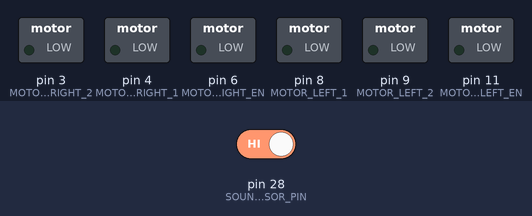
This sketch was run on a simulated Arduino Mega 2560, built with avr-gcc and run on an emulated ATmega2560. Parts: switched loads named in the sketch (green lamp = pin HIGH). The test bench sets the inputs (shaded band); at power-on: pin 28 (SOUND_SENSOR_PIN) HIGH.

Above: at 1.2 s.
1.3 s: pin 28 (SOUND_SENSOR_PIN) driven LOW
At 2.5 s:
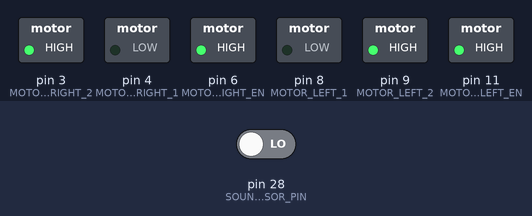
4.3 s: pin 28 (SOUND_SENSOR_PIN) driven HIGH
At 5.1 s:
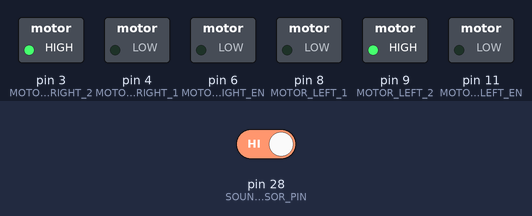
5.8 s: pin 28 (SOUND_SENSOR_PIN) driven LOW
At 7.1 s:
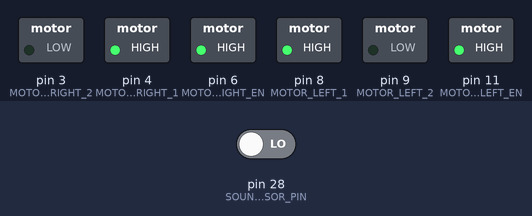
Timing chart, 0 to 14.8 s (numbered marks = the images above; inputs shaded):
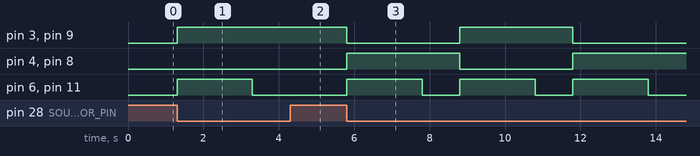

The sketch:

robot_roach.ino
```cpp
// Робот Машинка в роли Таракана: убегает и прибегает на звук


// Ножки для моторов
#define MOTOR_LEFT_1 8
#define MOTOR_LEFT_2 9
#define MOTOR_LEFT_EN 11
#define MOTOR_RIGHT_1 4
#define MOTOR_RIGHT_2 3
#define MOTOR_RIGHT_EN 6

/**
 * Сенсор звука: сенсор подключен к входной ножке и
 * подает на нее сигнал:
 * 0, если сенсор обнаружил звук,
 * 1, если сенсор звук не слышит.
 */
#define SOUND_SENSOR_PIN 28

boolean run_forward = false;

void mleft_forward() {
    // задать направление
    digitalWrite(MOTOR_LEFT_1, HIGH);
    digitalWrite(MOTOR_LEFT_2, LOW);

    // включить моторы
    digitalWrite(MOTOR_LEFT_EN, HIGH);
}

void mleft_backward() {
    // задать направление
    digitalWrite(MOTOR_LEFT_1, LOW);
    digitalWrite(MOTOR_LEFT_2, HIGH);

    // включить моторы
    digitalWrite(MOTOR_LEFT_EN, HIGH);
}

void mleft_stop() {
    // выключить моторы
    digitalWrite(MOTOR_LEFT_EN, LOW);
}

void mright_forward() {
    // задать направление
    digitalWrite(MOTOR_RIGHT_1, HIGH);
    digitalWrite(MOTOR_RIGHT_2, LOW);

    // включить моторы
    digitalWrite(MOTOR_RIGHT_EN, HIGH);
}

void mright_backward() {
    // задать направление
    digitalWrite(MOTOR_RIGHT_1, LOW);
    digitalWrite(MOTOR_RIGHT_2, HIGH);

    // включить моторы
    digitalWrite(MOTOR_RIGHT_EN, HIGH);
}

void mright_stop() {
    // выключить моторы
    digitalWrite(MOTOR_RIGHT_EN, LOW);
}

void setup() {
    pinMode(MOTOR_LEFT_1, OUTPUT);
    pinMode(MOTOR_LEFT_2, OUTPUT);
    pinMode(MOTOR_LEFT_EN, OUTPUT);

    pinMode(MOTOR_RIGHT_1, OUTPUT);
    pinMode(MOTOR_RIGHT_2, OUTPUT);
    pinMode(MOTOR_RIGHT_EN, OUTPUT);

    // пин сенсора в режим ввода
    pinMode(SOUND_SENSOR_PIN, INPUT);

    // остановить моторы при старте
    mleft_stop();
    mright_stop();
}

void loop() {
    // Слышим звук - 2 секунды "бежим" назад, потом встаём;
    // на следующий звук бежим вперед, потом встаём и тп.

    // проверяем значение сенсора
    if(digitalRead(SOUND_SENSOR_PIN) == 0) {
        // сенсор сработал - бежим 2 секунды
        if(run_forward) {
            // вперед
            mleft_forward();
            mright_forward();
        } else {
            // назад
            mleft_backward();
            mright_backward();
        }
        // в следующий раз побежим обратно
        run_forward = !run_forward;

        // бежим 2 секунды
        delay(2000);

        // остановились
        mleft_stop();
        mright_stop();

        // подождем секунду стоя, чтобы сенсор не сработал
        // от звука моторов
        delay(1000);
    }
}
```

Measured:
- after the input at 1.3 s, pin 3 (MOTOR_RIGHT_2), pin 9 (MOTOR_LEFT_2): LOW → HIGH at once; pin 6 (MOTOR_RIGHT_EN), pin 11 (MOTOR_LEFT_EN): LOW → HIGH at once, → LOW 2.0 s later
- after the input at 4.3 s, pin 3 (MOTOR_RIGHT_2), pin 9 (MOTOR_LEFT_2): stays HIGH (without the input it goes to LOW after 0.00 s); pin 4 (MOTOR_RIGHT_1), pin 6 (MOTOR_RIGHT_EN), pin 8 (MOTOR_LEFT_1), pin 11 (MOTOR_LEFT_EN): stays LOW (without the input it goes to HIGH after 0.00 s)
- after the input at 5.8 s, pin 3 (MOTOR_RIGHT_2), pin 9 (MOTOR_LEFT_2): HIGH → LOW at once, → HIGH 3.0 s later, → LOW 3.0 s later; pin 4 (MOTOR_RIGHT_1), pin 8 (MOTOR_LEFT_1): LOW → HIGH at once, → LOW 3.0 s later, → HIGH 3.0 s later; pin 6 (MOTOR_RIGHT_EN), pin 11 (MOTOR_LEFT_EN): alternates HIGH for 2.0 s and LOW for 1.0 s, starting at once
